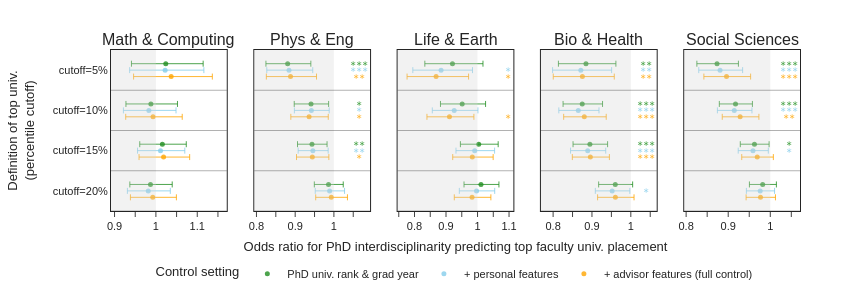

The cell this chart's notebook holds for it:
### Code cell
# plot coef line charts

fig = plot_coefplot(ts, xtitle="Odds ratio for standardized PhD interdisciplinarity predicting top faculty univ. placement")

fig.show()
fig.write_image("figures/logistic_reg_line_standardize.pdf")

### Figure 1 — Plotly figure (JSON) as saved in the notebook; plotly's stock layout.template omitted (floating-point values rounded to 4 significant figures)
{"data": [{"error_x": {"array": [0.09035, 0.06425, 0.05781, 0.05254], "arrayminus": [0.08302, 0.06032, 0.05469, 0.04988], "symmetric": false, "thickness": 1, "type": "data", "width": 3}, "hoverinfo": "text", "marker": {"color": "rgba(33,142,33, 0.8)", "opacity": 1, "size": 5}, "mode": "markers", "name": "PhD univ. rank & grad year", "showlegend": false, "text": ["", "", "", ""], "type": "scatter", "x": [1.024, 0.9879, 1.016, 0.9869], "xaxis": "x", "y": [4.2, 9.2, 14.2, 19.2], "yaxis": "y"}, {"error_x": {"array": [0.09363, 0.06565, 0.05872, 0.05325], "arrayminus": [0.08577, 0.06154, 0.05549, 0.05051], "symmetric": false, "thickness": 1, "type": "data", "width": 3}, "hoverinfo": "text", "marker": {"color": "rgba(133,205,235, 0.8)", "opacity": 1, "size": 5}, "mode": "markers", "name": "+ personal features", "showlegend": false, "text": ["", "", "", ""], "type": "scatter", "x": [1.022, 0.983, 1.011, 0.9816], "xaxis": "x", "y": [5, 10, 15, 20], "yaxis": "y"}, {"error_x": {"array": [0.09954, 0.07063, 0.06303, 0.05713], "arrayminus": [0.09082, 0.06594, 0.05936, 0.05402], "symmetric": false, "thickness": 1, "type": "data", "width": 3}, "hoverinfo": "text", "marker": {"color": "rgba(255,165,0, 0.8)", "opacity": 1, "size": 5}, "mode": "markers", "name": "+ advisor features (full control)", "showlegend": false, "text": ["", "", "", ""], "type": "scatter", "x": [1.037, 0.993, 1.019, 0.9924], "xaxis": "x", "y": [5.8, 10.8, 15.8, 20.8], "yaxis": "y"}, {"error_x": {"array": [0.05994, 0.04545, 0.03893, 0.03806], "arrayminus": [0.05612, 0.04335, 0.03739, 0.03665], "symmetric": false, "thickness": 1, "type": "data", "width": 3}, "hoverinfo": "text", "marker": {"color": "rgba(33,142,33, 0.8)", "opacity": 1, "size": 5}, "mode": "markers", "name": "PhD univ. rank & grad year", "showlegend": false, "text": ["＊＊＊", "＊", "＊＊", ""], "type": "scatter", "x": [0.8806, 0.9409, 0.9434, 0.9861], "xaxis": "x2", "y": [4.2, 9.2, 14.2, 19.2], "yaxis": "y2"}, {"error_x": {"array": [0.06137, 0.04607, 0.03954, 0.03858], "arrayminus": [0.05738, 0.04392, 0.03795, 0.03714], "symmetric": false, "thickness": 1, "type": "data", "width": 3}, "hoverinfo": "text", "marker": {"color": "rgba(133,205,235, 0.8)", "opacity": 1, "size": 5}, "mode": "markers", "name": "+ personal features", "showlegend": false, "text": ["＊＊＊", "＊", "＊＊", ""], "type": "scatter", "x": [0.8841, 0.9418, 0.9457, 0.989], "xaxis": "x2", "y": [5, 10, 15, 20], "yaxis": "y2"}, {"error_x": {"array": [0.06717, 0.04956, 0.04272, 0.04183], "arrayminus": [0.06245, 0.04707, 0.04087, 0.04014], "symmetric": false, "thickness": 1, "type": "data", "width": 3}, "hoverinfo": "text", "marker": {"color": "rgba(255,165,0, 0.8)", "opacity": 1, "size": 5}, "mode": "markers", "name": "+ advisor features (full control)", "showlegend": false, "text": ["＊＊", "＊", "＊", ""], "type": "scatter", "x": [0.888, 0.9359, 0.9443, 0.9932], "xaxis": "x2", "y": [5.8, 10.8, 15.8, 20.8], "yaxis": "y2"}, {"error_x": {"array": [0.0969, 0.07426, 0.06172, 0.05689], "arrayminus": [0.08767, 0.06888, 0.05815, 0.05386], "symmetric": false, "thickness": 1, "type": "data", "width": 3}, "hoverinfo": "text", "marker": {"color": "rgba(33,142,33, 0.8)", "opacity": 1, "size": 5}, "mode": "markers", "name": "PhD univ. rank & grad year", "showlegend": false, "text": ["", "", "", ""], "type": "scatter", "x": [0.9204, 0.9513, 1.004, 1.011], "xaxis": "x3", "y": [4.2, 9.2, 14.2, 19.2], "yaxis": "y3"}, {"error_x": {"array": [0.09967, 0.07525, 0.06316, 0.05769], "arrayminus": [0.08957, 0.0696, 0.05938, 0.05453], "symmetric": false, "thickness": 1, "type": "data", "width": 3}, "hoverinfo": "text", "marker": {"color": "rgba(133,205,235, 0.8)", "opacity": 1, "size": 5}, "mode": "markers", "name": "+ personal features", "showlegend": false, "text": ["＊", "", "", ""], "type": "scatter", "x": [0.8843, 0.926, 0.991, 0.9968], "xaxis": "x3", "y": [5, 10, 15, 20], "yaxis": "y3"}, {"error_x": {"array": [0.1031, 0.07755, 0.06625, 0.05978], "arrayminus": [0.09212, 0.07146, 0.06207, 0.05635], "symmetric": false, "thickness": 1, "type": "data", "width": 3}, "hoverinfo": "text", "marker": {"color": "rgba(255,165,0, 0.8)", "opacity": 1, "size": 5}, "mode": "markers", "name": "+ advisor features (full control)", "showlegend": false, "text": ["＊", "＊", "", ""], "type": "scatter", "x": [0.8685, 0.9109, 0.9834, 0.9826], "xaxis": "x3", "y": [5.8, 10.8, 15.8, 20.8], "yaxis": "y3"}, {"error_x": {"array": [0.07705, 0.05225, 0.04558, 0.04473], "arrayminus": [0.07088, 0.04931, 0.04337, 0.04274], "symmetric": false, "thickness": 1, "type": "data", "width": 3}, "hoverinfo": "text", "marker": {"color": "rgba(33,142,33, 0.8)", "opacity": 1, "size": 5}, "mode": "markers", "name": "PhD univ. rank & grad year", "showlegend": false, "text": ["＊＊", "＊＊＊", "＊＊＊", ""], "type": "scatter", "x": [0.8845, 0.8749, 0.8947, 0.96], "xaxis": "x4", "y": [4.2, 9.2, 14.2, 19.2], "yaxis": "y4"}, {"error_x": {"array": [0.07928, 0.05323, 0.04643, 0.04543], "arrayminus": [0.07267, 0.05014, 0.04413, 0.04336], "symmetric": false, "thickness": 1, "type": "data", "width": 3}, "hoverinfo": "text", "marker": {"color": "rgba(133,205,235, 0.8)", "opacity": 1, "size": 5}, "mode": "markers", "name": "+ personal features", "showlegend": false, "text": ["＊＊", "＊＊＊", "＊＊＊", "＊"], "type": "scatter", "x": [0.8713, 0.8648, 0.889, 0.952], "xaxis": "x4", "y": [5, 10, 15, 20], "yaxis": "y4"}, {"error_x": {"array": [0.08204, 0.05642, 0.04896, 0.04801], "arrayminus": [0.07501, 0.05302, 0.04642, 0.04573], "symmetric": false, "thickness": 1, "type": "data", "width": 3}, "hoverinfo": "text", "marker": {"color": "rgba(255,165,0, 0.8)", "opacity": 1, "size": 5}, "mode": "markers", "name": "+ advisor features (full control)", "showlegend": false, "text": ["＊＊", "＊＊＊", "＊＊＊", ""], "type": "scatter", "x": [0.8754, 0.8802, 0.8958, 0.9602], "xaxis": "x4", "y": [5.8, 10.8, 15.8, 20.8], "yaxis": "y4"}, {"error_x": {"array": [0.05075, 0.04018, 0.03486, 0.03256], "arrayminus": [0.04796, 0.03849, 0.03364, 0.03152], "symmetric": false, "thickness": 1, "type": "data", "width": 3}, "hoverinfo": "text", "marker": {"color": "rgba(33,142,33, 0.8)", "opacity": 1, "size": 5}, "mode": "markers", "name": "PhD univ. rank & grad year", "showlegend": true, "text": ["＊＊＊", "＊＊＊", "＊", ""], "type": "scatter", "x": [0.8735, 0.9173, 0.9623, 0.9819], "xaxis": "x5", "y": [4.2, 9.2, 14.2, 19.2], "yaxis": "y5"}, {"error_x": {"array": [0.05369, 0.04202, 0.03643, 0.03405], "arrayminus": [0.0506, 0.04017, 0.03509, 0.0329], "symmetric": false, "thickness": 1, "type": "data", "width": 3}, "hoverinfo": "text", "marker": {"color": "rgba(133,205,235, 0.8)", "opacity": 1, "size": 5}, "mode": "markers", "name": "+ personal features", "showlegend": true, "text": ["＊＊＊", "＊＊＊", "＊", ""], "type": "scatter", "x": [0.8806, 0.9144, 0.9589, 0.9761], "xaxis": "x5", "y": [5, 10, 15, 20], "yaxis": "y5"}, {"error_x": {"array": [0.05726, 0.04459, 0.0383, 0.03551], "arrayminus": [0.05382, 0.04255, 0.03684, 0.03427], "symmetric": false, "thickness": 1, "type": "data", "width": 3}, "hoverinfo": "text", "marker": {"color": "rgba(255,165,0, 0.8)", "opacity": 1, "size": 5}, "mode": "markers", "name": "+ advisor features (full control)", "showlegend": true, "text": ["＊＊＊", "＊＊", "", ""], "type": "scatter", "x": [0.896, 0.9284, 0.969, 0.9768], "xaxis": "x5", "y": [5.8, 10.8, 15.8, 20.8], "yaxis": "y5"}], "layout": {"annotations": [{"font": {"size": 16}, "showarrow": false, "text": "Math & Computing", "x": 0.084, "xanchor": "center", "xref": "paper", "y": 1, "yanchor": "bottom", "yref": "paper"}, {"font": {"size": 16}, "showarrow": false, "text": "Phys & Eng", "x": 0.292, "xanchor": "center", "xref": "paper", "y": 1, "yanchor": "bottom", "yref": "paper"}, {"font": {"size": 16}, "showarrow": false, "text": "Life & Earth", "x": 0.5, "xanchor": "center", "xref": "paper", "y": 1, "yanchor": "bottom", "yref": "paper"}, {"font": {"size": 16}, "showarrow": false, "text": "Bio & Health", "x": 0.708, "xanchor": "center", "xref": "paper", "y": 1, "yanchor": "bottom", "yref": "paper"}, {"font": {"size": 16}, "showarrow": false, "text": "Social Sciences", "x": 0.916, "xanchor": "center", "xref": "paper", "y": 1, "yanchor": "bottom", "yref": "paper"}, {"font": {"color": "rgba(33,142,33, 0.8)", "size": 6}, "opacity": 1, "showarrow": false, "text": "<b></b>", "x": 1.166, "xref": "x", "y": 4.2, "yanchor": "middle", "yref": "y"}, {"font": {"color": "rgba(33,142,33, 0.8)", "size": 6}, "opacity": 1, "showarrow": false, "text": "<b></b>", "x": 1.166, "xref": "x", "y": 9.2, "yanchor": "middle", "yref": "y"}, {"font": {"color": "rgba(33,142,33, 0.8)", "size": 6}, "opacity": 1, "showarrow": false, "text": "<b></b>", "x": 1.166, "xref": "x", "y": 14.2, "yanchor": "middle", "yref": "y"}, {"font": {"color": "rgba(33,142,33, 0.8)", "size": 6}, "opacity": 1, "showarrow": false, "text": "<b></b>", "x": 1.166, "xref": "x", "y": 19.2, "yanchor": "middle", "yref": "y"}, {"font": {"color": "rgba(133,205,235, 0.8)", "size": 6}, "opacity": 1, "showarrow": false, "text": "<b></b>", "x": 1.166, "xref": "x", "y": 5, "yanchor": "middle", "yref": "y"}, {"font": {"color": "rgba(133,205,235, 0.8)", "size": 6}, "opacity": 1, "showarrow": false, "text": "<b></b>", "x": 1.166, "xref": "x", "y": 10, "yanchor": "middle", "yref": "y"}, {"font": {"color": "rgba(133,205,235, 0.8)", "size": 6}, "opacity": 1, "showarrow": false, "text": "<b></b>", "x": 1.166, "xref": "x", "y": 15, "yanchor": "middle", "yref": "y"}, {"font": {"color": "rgba(133,205,235, 0.8)", "size": 6}, "opacity": 1, "showarrow": false, "text": "<b></b>", "x": 1.166, "xref": "x", "y": 20, "yanchor": "middle", "yref": "y"}, {"font": {"color": "rgba(255,165,0, 0.8)", "size": 6}, "opacity": 1, "showarrow": false, "text": "<b></b>", "x": 1.166, "xref": "x", "y": 5.8, "yanchor": "middle", "yref": "y"}, {"font": {"color": "rgba(255,165,0, 0.8)", "size": 6}, "opacity": 1, "showarrow": false, "text": "<b></b>", "x": 1.166, "xref": "x", "y": 10.8, "yanchor": "middle", "yref": "y"}, {"font": {"color": "rgba(255,165,0, 0.8)", "size": 6}, "opacity": 1, "showarrow": false, "text": "<b></b>", "x": 1.166, "xref": "x", "y": 15.8, "yanchor": "middle", "yref": "y"}, {"font": {"color": "rgba(255,165,0, 0.8)", "size": 6}, "opacity": 1, "showarrow": false, "text": "<b></b>", "x": 1.166, "xref": "x", "y": 20.8, "yanchor": "middle", "yref": "y"}, {"font": {"color": "rgba(33,142,33, 0.8)", "size": 6}, "opacity": 1, "showarrow": false, "text": "<b>＊＊＊</b>", "x": 1.065, "xref": "x2", "y": 4.2, "yanchor": "middle", "yref": "y2"}, {"font": {"color": "rgba(33,142,33, 0.8)", "size": 6}, "opacity": 1, "showarrow": false, "text": "<b>＊</b>", "x": 1.065, "xref": "x2", "y": 9.2, "yanchor": "middle", "yref": "y2"}, {"font": {"color": "rgba(33,142,33, 0.8)", "size": 6}, "opacity": 1, "showarrow": false, "text": "<b>＊＊</b>", "x": 1.065, "xref": "x2", "y": 14.2, "yanchor": "middle", "yref": "y2"}, {"font": {"color": "rgba(33,142,33, 0.8)", "size": 6}, "opacity": 1, "showarrow": false, "text": "<b></b>", "x": 1.065, "xref": "x2", "y": 19.2, "yanchor": "middle", "yref": "y2"}, {"font": {"color": "rgba(133,205,235, 0.8)", "size": 6}, "opacity": 1, "showarrow": false, "text": "<b>＊＊＊</b>", "x": 1.065, "xref": "x2", "y": 5, "yanchor": "middle", "yref": "y2"}, {"font": {"color": "rgba(133,205,235, 0.8)", "size": 6}, "opacity": 1, "showarrow": false, "text": "<b>＊</b>", "x": 1.065, "xref": "x2", "y": 10, "yanchor": "middle", "yref": "y2"}, {"font": {"color": "rgba(133,205,235, 0.8)", "size": 6}, "opacity": 1, "showarrow": false, "text": "<b>＊＊</b>", "x": 1.065, "xref": "x2", "y": 15, "yanchor": "middle", "yref": "y2"}, {"font": {"color": "rgba(133,205,235, 0.8)", "size": 6}, "opacity": 1, "showarrow": false, "text": "<b></b>", "x": 1.065, "xref": "x2", "y": 20, "yanchor": "middle", "yref": "y2"}, {"font": {"color": "rgba(255,165,0, 0.8)", "size": 6}, "opacity": 1, "showarrow": false, "text": "<b>＊＊</b>", "x": 1.065, "xref": "x2", "y": 5.8, "yanchor": "middle", "yref": "y2"}, {"font": {"color": "rgba(255,165,0, 0.8)", "size": 6}, "opacity": 1, "showarrow": false, "text": "<b>＊</b>", "x": 1.065, "xref": "x2", "y": 10.8, "yanchor": "middle", "yref": "y2"}, {"font": {"color": "rgba(255,165,0, 0.8)", "size": 6}, "opacity": 1, "showarrow": false, "text": "<b>＊</b>", "x": 1.065, "xref": "x2", "y": 15.8, "yanchor": "middle", "yref": "y2"}, {"font": {"color": "rgba(255,165,0, 0.8)", "size": 6}, "opacity": 1, "showarrow": false, "text": "<b></b>", "x": 1.065, "xref": "x2", "y": 20.8, "yanchor": "middle", "yref": "y2"}, {"font": {"color": "rgba(33,142,33, 0.8)", "size": 6}, "opacity": 1, "showarrow": false, "text": "<b></b>", "x": 1.098, "xref": "x3", "y": 4.2, "yanchor": "middle", "yref": "y3"}, {"font": {"color": "rgba(33,142,33, 0.8)", "size": 6}, "opacity": 1, "showarrow": false, "text": "<b></b>", "x": 1.098, "xref": "x3", "y": 9.2, "yanchor": "middle", "yref": "y3"}, {"font": {"color": "rgba(33,142,33, 0.8)", "size": 6}, "opacity": 1, "showarrow": false, "text": "<b></b>", "x": 1.098, "xref": "x3", "y": 14.2, "yanchor": "middle", "yref": "y3"}, {"font": {"color": "rgba(33,142,33, 0.8)", "size": 6}, "opacity": 1, "showarrow": false, "text": "<b></b>", "x": 1.098, "xref": "x3", "y": 19.2, "yanchor": "middle", "yref": "y3"}, {"font": {"color": "rgba(133,205,235, 0.8)", "size": 6}, "opacity": 1, "showarrow": false, "text": "<b>＊</b>", "x": 1.098, "xref": "x3", "y": 5, "yanchor": "middle", "yref": "y3"}, {"font": {"color": "rgba(133,205,235, 0.8)", "size": 6}, "opacity": 1, "showarrow": false, "text": "<b></b>", "x": 1.098, "xref": "x3", "y": 10, "yanchor": "middle", "yref": "y3"}, {"font": {"color": "rgba(133,205,235, 0.8)", "size": 6}, "opacity": 1, "showarrow": false, "text": "<b></b>", "x": 1.098, "xref": "x3", "y": 15, "yanchor": "middle", "yref": "y3"}, {"font": {"color": "rgba(133,205,235, 0.8)", "size": 6}, "opacity": 1, "showarrow": false, "text": "<b></b>", "x": 1.098, "xref": "x3", "y": 20, "yanchor": "middle", "yref": "y3"}, {"font": {"color": "rgba(255,165,0, 0.8)", "size": 6}, "opacity": 1, "showarrow": false, "text": "<b>＊</b>", "x": 1.098, "xref": "x3", "y": 5.8, "yanchor": "middle", "yref": "y3"}, {"font": {"color": "rgba(255,165,0, 0.8)", "size": 6}, "opacity": 1, "showarrow": false, "text": "<b>＊</b>", "x": 1.098, "xref": "x3", "y": 10.8, "yanchor": "middle", "yref": "y3"}, {"font": {"color": "rgba(255,165,0, 0.8)", "size": 6}, "opacity": 1, "showarrow": false, "text": "<b></b>", "x": 1.098, "xref": "x3", "y": 15.8, "yanchor": "middle", "yref": "y3"}, {"font": {"color": "rgba(255,165,0, 0.8)", "size": 6}, "opacity": 1, "showarrow": false, "text": "<b></b>", "x": 1.098, "xref": "x3", "y": 20.8, "yanchor": "middle", "yref": "y3"}, {"font": {"color": "rgba(33,142,33, 0.8)", "size": 6}, "opacity": 1, "showarrow": false, "text": "<b>＊＊</b>", "x": 1.038, "xref": "x4", "y": 4.2, "yanchor": "middle", "yref": "y4"}, {"font": {"color": "rgba(33,142,33, 0.8)", "size": 6}, "opacity": 1, "showarrow": false, "text": "<b>＊＊＊</b>", "x": 1.038, "xref": "x4", "y": 9.2, "yanchor": "middle", "yref": "y4"}, {"font": {"color": "rgba(33,142,33, 0.8)", "size": 6}, "opacity": 1, "showarrow": false, "text": "<b>＊＊＊</b>", "x": 1.038, "xref": "x4", "y": 14.2, "yanchor": "middle", "yref": "y4"}, {"font": {"color": "rgba(33,142,33, 0.8)", "size": 6}, "opacity": 1, "showarrow": false, "text": "<b></b>", "x": 1.038, "xref": "x4", "y": 19.2, "yanchor": "middle", "yref": "y4"}, {"font": {"color": "rgba(133,205,235, 0.8)", "size": 6}, "opacity": 1, "showarrow": false, "text": "<b>＊＊</b>", "x": 1.038, "xref": "x4", "y": 5, "yanchor": "middle", "yref": "y4"}, {"font": {"color": "rgba(133,205,235, 0.8)", "size": 6}, "opacity": 1, "showarrow": false, "text": "<b>＊＊＊</b>", "x": 1.038, "xref": "x4", "y": 10, "yanchor": "middle", "yref": "y4"}, {"font": {"color": "rgba(133,205,235, 0.8)", "size": 6}, "opacity": 1, "showarrow": false, "text": "<b>＊＊＊</b>", "x": 1.038, "xref": "x4", "y": 15, "yanchor": "middle", "yref": "y4"}, {"font": {"color": "rgba(133,205,235, 0.8)", "size": 6}, "opacity": 1, "showarrow": false, "text": "<b>＊</b>", "x": 1.038, "xref": "x4", "y": 20, "yanchor": "middle", "yref": "y4"}, {"font": {"color": "rgba(255,165,0, 0.8)", "size": 6}, "opacity": 1, "showarrow": false, "text": "<b>＊＊</b>", "x": 1.038, "xref": "x4", "y": 5.8, "yanchor": "middle", "yref": "y4"}, {"font": {"color": "rgba(255,165,0, 0.8)", "size": 6}, "opacity": 1, "showarrow": false, "text": "<b>＊＊＊</b>", "x": 1.038, "xref": "x4", "y": 10.8, "yanchor": "middle", "yref": "y4"}, {"font": {"color": "rgba(255,165,0, 0.8)", "size": 6}, "opacity": 1, "showarrow": false, "text": "<b>＊＊＊</b>", "x": 1.038, "xref": "x4", "y": 15.8, "yanchor": "middle", "yref": "y4"}, {"font": {"color": "rgba(255,165,0, 0.8)", "size": 6}, "opacity": 1, "showarrow": false, "text": "<b></b>", "x": 1.038, "xref": "x4", "y": 20.8, "yanchor": "middle", "yref": "y4"}, {"font": {"color": "rgba(33,142,33, 0.8)", "size": 6}, "opacity": 1, "showarrow": false, "text": "<b>＊＊＊</b>", "x": 1.044, "xref": "x5", "y": 4.2, "yanchor": "middle", "yref": "y5"}, {"font": {"color": "rgba(33,142,33, 0.8)", "size": 6}, "opacity": 1, "showarrow": false, "text": "<b>＊＊＊</b>", "x": 1.044, "xref": "x5", "y": 9.2, "yanchor": "middle", "yref": "y5"}, {"font": {"color": "rgba(33,142,33, 0.8)", "size": 6}, "opacity": 1, "showarrow": false, "text": "<b>＊</b>", "x": 1.044, "xref": "x5", "y": 14.2, "yanchor": "middle", "yref": "y5"}, {"font": {"color": "rgba(33,142,33, 0.8)", "size": 6}, "opacity": 1, "showarrow": false, "text": "<b></b>", "x": 1.044, "xref": "x5", "y": 19.2, "yanchor": "middle", "yref": "y5"}, {"font": {"color": "rgba(133,205,235, 0.8)", "size": 6}, "opacity": 1, "showarrow": false, "text": "<b>＊＊＊</b>", "x": 1.044, "xref": "x5", "y": 5, "yanchor": "middle", "yref": "y5"}, {"font": {"color": "rgba(133,205,235, 0.8)", "size": 6}, "opacity": 1, "showarrow": false, "text": "<b>＊＊＊</b>", "x": 1.044, "xref": "x5", "y": 10, "yanchor": "middle", "yref": "y5"}, {"font": {"color": "rgba(133,205,235, 0.8)", "size": 6}, "opacity": 1, "showarrow": false, "text": "<b>＊</b>", "x": 1.044, "xref": "x5", "y": 15, "yanchor": "middle", "yref": "y5"}, {"font": {"color": "rgba(133,205,235, 0.8)", "size": 6}, "opacity": 1, "showarrow": false, "text": "<b></b>", "x": 1.044, "xref": "x5", "y": 20, "yanchor": "middle", "yref": "y5"}, {"font": {"color": "rgba(255,165,0, 0.8)", "size": 6}, "opacity": 1, "showarrow": false, "text": "<b>＊＊＊</b>", "x": 1.044, "xref": "x5", "y": 5.8, "yanchor": "middle", "yref": "y5"}, {"font": {"color": "rgba(255,165,0, 0.8)", "size": 6}, "opacity": 1, "showarrow": false, "text": "<b>＊＊</b>", "x": 1.044, "xref": "x5", "y": 10.8, "yanchor": "middle", "yref": "y5"}, {"font": {"color": "rgba(255,165,0, 0.8)", "size": 6}, "opacity": 1, "showarrow": false, "text": "<b></b>", "x": 1.044, "xref": "x5", "y": 15.8, "yanchor": "middle", "yref": "y5"}, {"font": {"color": "rgba(255,165,0, 0.8)", "size": 6}, "opacity": 1, "showarrow": false, "text": "<b></b>", "x": 1.044, "xref": "x5", "y": 20.8, "yanchor": "middle", "yref": "y5"}], "font": {"family": "Arial", "size": 11}, "height": 300, "legend": {"orientation": "h", "title": {"text": "Control setting"}, "x": 0.5, "xanchor": "center", "xref": "paper", "y": -0.3, "yanchor": "top", "yref": "paper"}, "margin": {"b": 50, "l": 50, "r": 50, "t": 50}, "shapes": [{"fillcolor": "lightgray", "type": "rect", "x0": 0.8914, "x1": 1, "xref": "x", "y0": 0, "y1": 1, "yref": "y domain"}, {"line": {"color": "black", "width": 1}, "type": "line", "x0": 0, "x1": 1, "xref": "x domain", "y0": 7.5, "y1": 7.5, "yref": "y"}, {"line": {"color": "black", "width": 1}, "type": "line", "x0": 0, "x1": 1, "xref": "x domain", "y0": 12.5, "y1": 12.5, "yref": "y"}, {"line": {"color": "black", "width": 1}, "type": "line", "x0": 0, "x1": 1, "xref": "x domain", "y0": 17.5, "y1": 17.5, "yref": "y"}, {"line": {"color": "black", "width": 1}, "type": "line", "x0": 0, "x1": 1, "xref": "x domain", "y0": 22.5, "y1": 22.5, "yref": "y"}, {"fillcolor": "lightgray", "type": "rect", "x0": 0.7944, "x1": 1, "xref": "x2", "y0": 0, "y1": 1, "yref": "y2 domain"}, {"line": {"color": "black", "width": 1}, "type": "line", "x0": 0, "x1": 1, "xref": "x2 domain", "y0": 7.5, "y1": 7.5, "yref": "y2"}, {"line": {"color": "black", "width": 1}, "type": "line", "x0": 0, "x1": 1, "xref": "x2 domain", "y0": 12.5, "y1": 12.5, "yref": "y2"}, {"line": {"color": "black", "width": 1}, "type": "line", "x0": 0, "x1": 1, "xref": "x2 domain", "y0": 17.5, "y1": 17.5, "yref": "y2"}, {"line": {"color": "black", "width": 1}, "type": "line", "x0": 0, "x1": 1, "xref": "x2 domain", "y0": 22.5, "y1": 22.5, "yref": "y2"}, {"fillcolor": "lightgray", "type": "rect", "x0": 0.7464, "x1": 1, "xref": "x3", "y0": 0, "y1": 1, "yref": "y3 domain"}, {"line": {"color": "black", "width": 1}, "type": "line", "x0": 0, "x1": 1, "xref": "x3 domain", "y0": 7.5, "y1": 7.5, "yref": "y3"}, {"line": {"color": "black", "width": 1}, "type": "line", "x0": 0, "x1": 1, "xref": "x3 domain", "y0": 12.5, "y1": 12.5, "yref": "y3"}, {"line": {"color": "black", "width": 1}, "type": "line", "x0": 0, "x1": 1, "xref": "x3 domain", "y0": 17.5, "y1": 17.5, "yref": "y3"}, {"line": {"color": "black", "width": 1}, "type": "line", "x0": 0, "x1": 1, "xref": "x3 domain", "y0": 22.5, "y1": 22.5, "yref": "y3"}, {"fillcolor": "lightgray", "type": "rect", "x0": 0.7687, "x1": 1, "xref": "x4", "y0": 0, "y1": 1, "yref": "y4 domain"}, {"line": {"color": "black", "width": 1}, "type": "line", "x0": 0, "x1": 1, "xref": "x4 domain", "y0": 7.5, "y1": 7.5, "yref": "y4"}, {"line": {"color": "black", "width": 1}, "type": "line", "x0": 0, "x1": 1, "xref": "x4 domain", "y0": 12.5, "y1": 12.5, "yref": "y4"}, {"line": {"color": "black", "width": 1}, "type": "line", "x0": 0, "x1": 1, "xref": "x4 domain", "y0": 17.5, "y1": 17.5, "yref": "y4"}, {"line": {"color": "black", "width": 1}, "type": "line", "x0": 0, "x1": 1, "xref": "x4 domain", "y0": 22.5, "y1": 22.5, "yref": "y4"}, {"fillcolor": "lightgray", "type": "rect", "x0": 0.7955, "x1": 1, "xref": "x5", "y0": 0, "y1": 1, "yref": "y5 domain"}, {"line": {"color": "black", "width": 1}, "type": "line", "x0": 0, "x1": 1, "xref": "x5 domain", "y0": 7.5, "y1": 7.5, "yref": "y5"}, {"line": {"color": "black", "width": 1}, "type": "line", "x0": 0, "x1": 1, "xref": "x5 domain", "y0": 12.5, "y1": 12.5, "yref": "y5"}, {"line": {"color": "black", "width": 1}, "type": "line", "x0": 0, "x1": 1, "xref": "x5 domain", "y0": 17.5, "y1": 17.5, "yref": "y5"}, {"line": {"color": "black", "width": 1}, "type": "line", "x0": 0, "x1": 1, "xref": "x5 domain", "y0": 22.5, "y1": 22.5, "yref": "y5"}], "title": {"font": {"size": 14}, "x": 0.5, "xanchor": "center", "xref": "container"}, "width": 850, "xaxis": {"anchor": "y", "domain": [0, 0.168], "dtick": 0.1, "minor": {"dtick": 0.05, "ticklen": 5}, "mirror": true}, "xaxis2": {"anchor": "y2", "domain": [0.208, 0.376], "dtick": 0.1, "minor": {"dtick": 0.05, "ticklen": 5}, "mirror": true}, "xaxis3": {"anchor": "y3", "domain": [0.416, 0.584], "dtick": 0.1, "minor": {"dtick": 0.05, "ticklen": 5}, "mirror": true, "title": {"standoff": 10, "text": "Odds ratio for PhD interdisciplinarity predicting top faculty univ. placement"}}, "xaxis4": {"anchor": "y4", "domain": [0.624, 0.792], "dtick": 0.1, "minor": {"dtick": 0.05, "ticklen": 5}, "mirror": true}, "xaxis5": {"anchor": "y5", "domain": [0.832, 1], "dtick": 0.1, "minor": {"dtick": 0.05, "ticklen": 5}, "mirror": true}, "yaxis": {"anchor": "x", "domain": [0, 1], "mirror": true, "range": [22.5, 2.5], "ticklen": 0, "tickprefix": "cutoff=", "ticksuffix": "%", "title": {"text": "Definition of top univ.<br>(percentile cutoff)"}}, "yaxis2": {"anchor": "x2", "domain": [0, 1], "matches": "y", "mirror": true, "range": [22.5, 2.5], "showticklabels": false, "ticklen": 0, "tickprefix": "cutoff=", "ticksuffix": "%"}, "yaxis3": {"anchor": "x3", "domain": [0, 1], "matches": "y", "mirror": true, "range": [22.5, 2.5], "showticklabels": false, "ticklen": 0, "tickprefix": "cutoff=", "ticksuffix": "%"}, "yaxis4": {"anchor": "x4", "domain": [0, 1], "matches": "y", "mirror": true, "range": [22.5, 2.5], "showticklabels": false, "ticklen": 0, "tickprefix": "cutoff=", "ticksuffix": "%"}, "yaxis5": {"anchor": "x5", "domain": [0, 1], "matches": "y", "mirror": true, "range": [22.5, 2.5], "showticklabels": false, "ticklen": 0, "tickprefix": "cutoff=", "ticksuffix": "%"}}}
